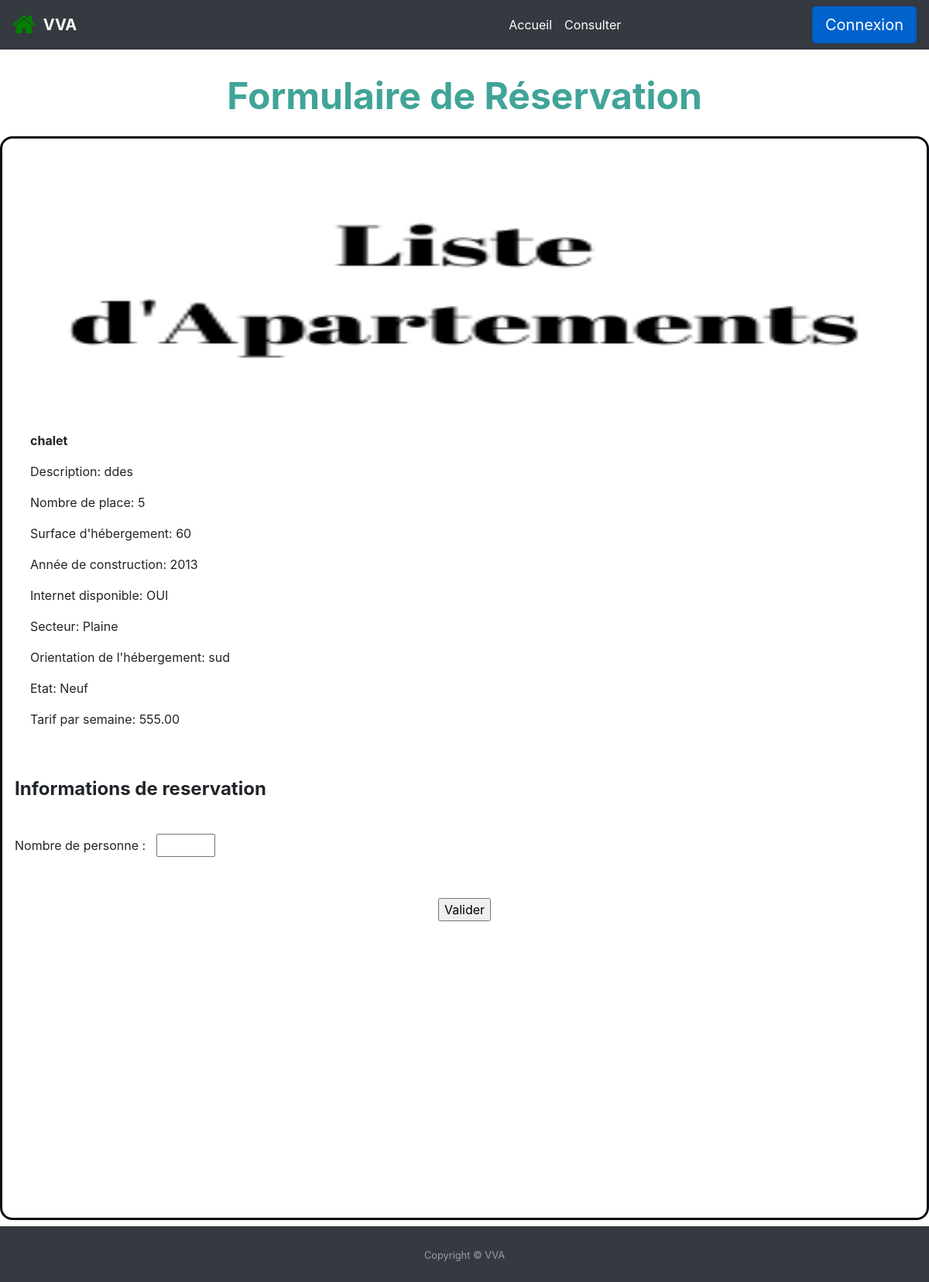
The page /page/formulaireReservation.php?noheb=1 on the database its author committed.
### tables this page shows
CREATE TABLE `hebergement` (
  `NOHEB` int NOT NULL,
  `CODETYPEHEB` char(5) NOT NULL,
  `NOMHEB` char(40) DEFAULT NULL,
  `NBPLACEHEB` int DEFAULT NULL,
  `SURFACEHEB` int DEFAULT NULL,
  `INTERNET` tinyint(1) DEFAULT NULL,
  `ANNEEHEB` int DEFAULT NULL,
  `SECTEURHEB` char(15) DEFAULT NULL,
  `ORIENTATIONHEB` char(5) DEFAULT NULL,
  `ETATHEB` char(32) DEFAULT NULL,
  `DESCRIHEB` char(200) DEFAULT NULL,
  `PHOTOHEB` char(50) DEFAULT NULL,
  `TARIFSEMHEB` decimal(7,2) DEFAULT NULL
);

### includes/fonctions.php (called while the page is built, shortened)
<?php
function Connect()
{
    $con = mysqli_connect("localhost", "Os", "", "resa");
    return $con;
}
function GetHebergementChoisi($NOHEB)
{
    $con = Connect();
    mysqli_set_charset($con, "utf8");
    $sql = "SELECT * FROM hebergement WHERE NOHEB= '" . $NOHEB . "'";
    $resul = mysqli_query($con, $sql);
    return mysqli_fetch_assoc($resul);
}

### page/formulaireReservation.php (the view, shortened to what this page needs)
<?php
require_once('../includes/fonctions.php');
require_once("../includes/header.php");
$noheb = $_GET['noheb'];
$row = GetHebergementChoisi($noheb);
?>
<font size="10pt">
  <p align="center" style="color: #40A497"><strong>Formulaire de Réservation</strong></p>
</font>
<form class="formulaire" method="POST" action="resaReussi.php">
  <img class='card-img-top' src='image/<?php echo $row['PHOTOHEB']; ?>' alt='Card image cap' height='342px' width='160px'>
  <div class='card-body'>
    <p><strong><?php echo $row['NOMHEB']; ?></strong></p>
    <p>Description: <?php echo $row['DESCRIHEB']; ?></p>
    <p>Nombre de place: <?php echo $row['NBPLACEHEB']; ?></p>
    <p>Surface d'hébergement: <?php echo $row['SURFACEHEB']; ?></p>
    <p>Année de construction: <?php echo $row['ANNEEHEB']; ?></p>
    <p>Internet disponible: <?php if ($row['INTERNET']) {
                              echo 'OUI';
                            } else {
                              echo 'NON';
                            }; ?></p>
    <p>Secteur: <?php echo $row['SECTEURHEB']; ?></p>
    <p>Orientation de l'hébergement: <?php echo $row['ORIENTATIONHEB']; ?></p>
    <p>Etat: <?php echo $row['ETATHEB']; ?></p>
    <p>Tarif par semaine: <?php echo $row['TARIFSEMHEB']; ?></p>
  </div>
  <br>
  <p><strong>
      <font size="5pt"> Informations de reservation</font>
    </strong></p>
  <br>
  <label for="">Nombre de personne : &nbsp</label>
  <input id="nombrePersonne" type="number" name="nombrePersonne" step="1" min="1" max=<?php echo $row['NBPLACEHEB']; ?> required>
  <br>
  <br>
  <center>
    <input name="Valider" type="submit" value="Valider">
  </center>
</form>
<?php include "../includes/footer.php"; ?>

### style/style.css (style rules this page uses)
html { scroll-behavior: smooth; }
body { margin: 0px; padding: 0px; overflow-x: hidden; }

### page/formulaireReservation.php (style rules this page uses)
form.formulaire { margin: 0 auto; width: 1200px; height: 1400px; padding: 1em; border: 3px solid #CCC; border-radius: 1em; border-color: #070A13; }

### rows shown on the page
hebergement: PHOTOHEB (picture), NOMHEB "chalet", DESCRIHEB "ddes", NBPLACEHEB "5", SURFACEHEB "60", ANNEEHEB "2013", SECTEURHEB "Plaine", ORIENTATIONHEB "sud", ETATHEB "Neuf", TARIFSEMHEB "555.00"
